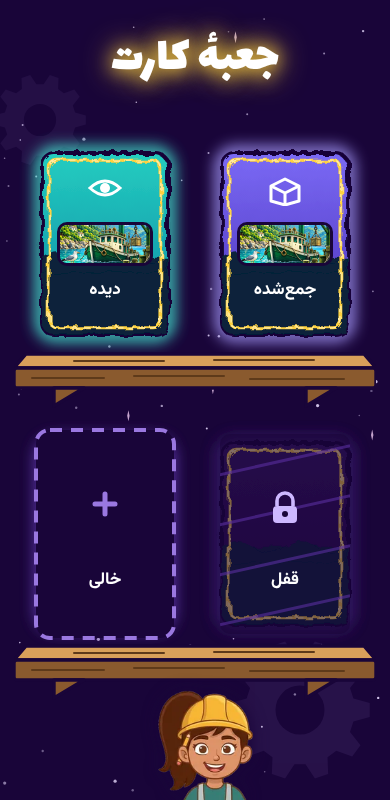
#> input picture design/mockups/20261008/flow-demo/v4/style/shots/r8_card-night_vshelf.png, 390 x 800 px, given in place of r10_map_y1900.png, which was not available; the run also reads 1 picture not shown here
$ python compare_r2.py
#> lines starting #> are read from the running program, lines starting #| are printed output that depends on the picture; pictures that were not available may be replaced by others from this repository, and a replacement may not be noted
#!/usr/bin/env python3
"""عکس مقایسهٔ «v4 | جدید» -> shots/compare_palette_v4_vs_r2.png (ستون‌ها ۳۹۰px). برچسب‌ها فقط ابزار بازبینی‌اند، نه متن بازی."""
import json, os, base64, re
from playwright.sync_api import sync_playwright
from PIL import Image
H = os.path.dirname(os.path.abspath(__file__)); S = os.path.join(H, 'shots'); V4 = os.path.abspath(os.path.join(H, '../../../../v4/style/shots'))
X = json.load(open(os.path.join(H, 'zone_tokens_v4.json'))); T = json.load(open(os.path.join(H, 'zone_tokens.json')))
#> (reads design/mockups/20261008/flow-demo/v5/team/assets_r2/light/zone_tokens_v4.json from the repository)
#> (reads design/mockups/20261008/flow-demo/v5/team/assets_r2/light/zone_tokens.json from the repository)
# برش‌های زمین v4 (۳۹۰×۱۳۰)
crops = [('r10_map_y1900', (0, 560, 390, 690)), ('r10_map_y1450', (0, 60, 390, 190)), ('r11_map_y0', (0, 670, 390, 800)), ('r11_map_y0', (0, 300, 390, 430))]
im = Image.new('RGB', (390, 520))
#> im: PIL image 390x520 RGB; every value is 0
for i, (f, b) in enumerate(crops): im.paste(Image.open(os.path.join(V4, f + '.png')).convert('RGB').crop(b), (0, i * 130))
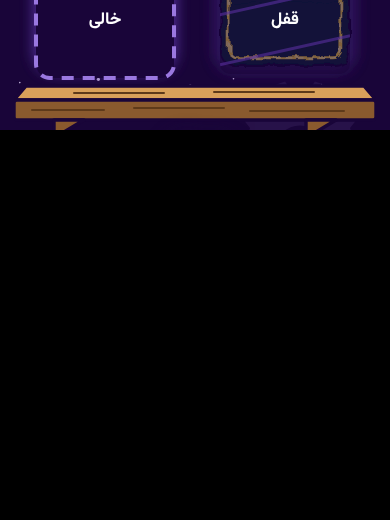
#> im: PIL image 390x520 RGB; mean R, G, B 14, 8, 15.9
#> pass 2 of the loop `for i, (f, b) in enumerate(crops): im.paste(Image.open(os.path.join(V4..`:
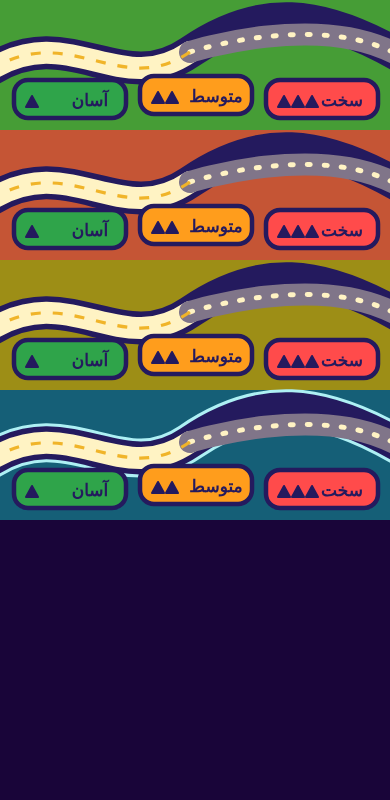
#> input picture design/mockups/20261008/flow-demo/v5/team/assets_r2/light/shots/samples_390x800.png, 390 x 800 px, given in place of r10_map_y1450.png, which was not available
#> `for i, (f, b) in enumerate(crops): im.paste(Image.open(os.path.join(V4..`:
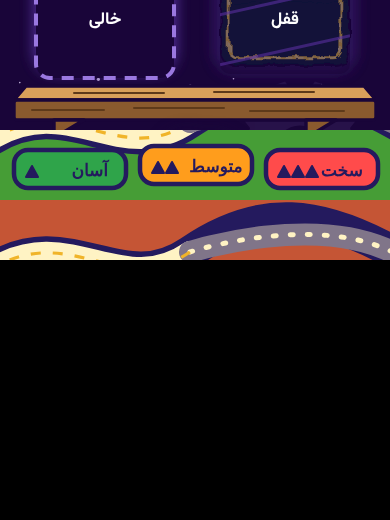
#> im: PIL image 390x520 RGB; mean R, G, B 47.9, 36.1, 36.3
im.save(os.path.join(S, '_v4_zones.png'))
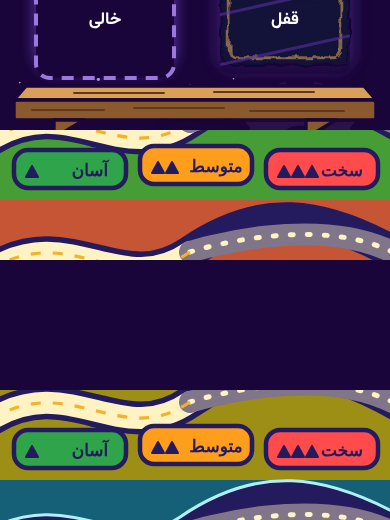
#> saved as _v4_zones.png: PIL image 390x520 RGB; mean R, G, B 84, 66.5, 72.7
Image.open(os.path.join(S,'samples_390x800.png')).crop((0,0,390,520)).save(os.path.join(S,'_new_zones.png'))
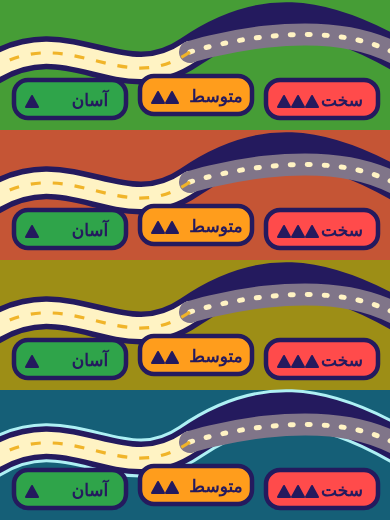
#> saved as _new_zones.png: PIL image 390x520 RGB; mean R, G, B 124.4, 114.6, 86.4
Image.open(os.path.join(S,'scene_390x800_full.png')).crop((0,0,390,1135)).save(os.path.join(S,'_new_light.png'))
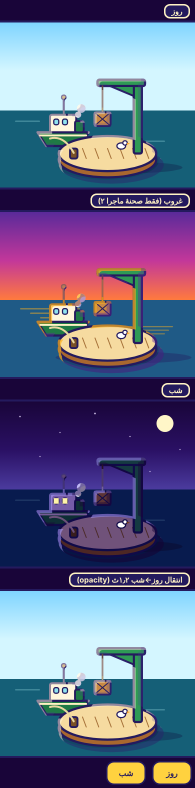
#> input picture design/mockups/20261008/flow-demo/v5/team/assets_r2/light/shots/scene_390x800_full.png, 390 x 1576 px (shown at 1/2 size)
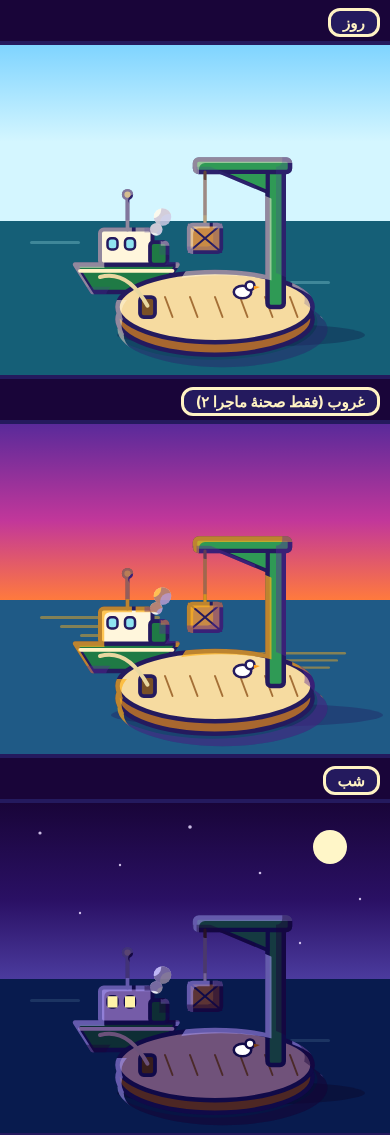
#> saved as _new_light.png: PIL image 390x1135 RGB; mean R, G, B 92.8, 88.9, 129.9
def uri(p): return 'file://' + p
sw = lambda name, h, ch=False: '<div class="sw%s"><i style="background:%s"></i><b>%s</b><u>%s</u></div>' % (' ch' if ch else '', h, name, h)
items = [('ورزشگاه', 'ground.sports', T['zones']['sports']['base']), ('فضا', 'ground.space', T['zones']['space']['base']), ('مزرعه', 'ground.farm', T['zones']['farm']['base']), ('شهر/آب', 'ground.city', T['zones']['city']['base']),
         ('یخ', 'ground.ice', T['ground']['ice']), ('شن', 'ground.sand', T['ground']['sand']), ('مسیر کرم', 'path.done_seen', T['path']['cream']), ('مسیر مانده', 'path.rest_seen', T['path']['rest']),
         ('خط دور', 'path.outline', T['path']['outline']), ('چیپ', 'ui.chip_seen', T['ui']['chip']), ('چیپ فعال', 'ui.chip_on_seen', T['ui']['chip_on']), ('کارت بالا', 'card.front_top', T['card']['front_top']),
         ('صفحهٔ متن', 'card.plate', T['card']['plate']), ('دکمهٔ فیروزه‌ای', 'card.pill_cyan', T['card']['pill_cyan']), ('دکمهٔ صورتی', 'card.pill_pink', T['card']['pill_pink']), ('طلایی', 'card.pill_gold', T['card']['pill_gold'])]
left = ''.join(sw(n, X[k]['hex']) for n, k, _ in items)
right = ''.join(sw(n, new, X[k]['hex'].lower() != new.lower() and k not in ('ground.sports', 'ground.space', 'ground.farm', 'ground.city', 'ui.chip_seen', 'ui.chip_on_seen', 'path.done_seen', 'card.front_top', 'card.plate')) for n, k, new in items)
right += sw('قرص آسان', T['hardness']['easy']['hex'], True) + sw('قرص متوسط', T['hardness']['mid']['hex'], True) + sw('قرص سخت', T['hardness']['hard']['hex'], True) + sw('کف آب شهر', T['path']['city_foam'], True)
left += '<div class="sw"><i style="background:repeating-linear-gradient(45deg,#ccc,#ccc 4px,#eee 4px,#eee 8px)"></i><b>(v4 نداشت)</b><u>-</u></div>' * 4
css = '''*{box-sizing:border-box;margin:0}body{width:800px;background:#190539;color:#fff3c4;font:700 13px Vazirmatn,system-ui;padding:8px;direction:rtl}
.cols{display:grid;grid-template-columns:390px 390px;gap:10px;direction:ltr}h2{font-size:16px;margin:8px 0 4px;color:#ffd23f}h3{font-size:15px;background:#241a5e;border:3px solid #fff3c4;border-radius:10px;padding:2px 10px;margin-bottom:4px;text-align:center}
.g{display:grid;grid-template-columns:repeat(4,1fr);gap:5px}.sw{background:#241a5e;border-radius:6px;padding:3px;text-align:center;font-size:11px;line-height:1.2}.sw i{display:block;height:28px;border-radius:4px;border:1.5px solid #fff3c4}.sw b,.sw u{display:block;text-decoration:none;font-weight:400}
.sw.ch{outline:3px solid #ff4b4b}img{display:block;width:390px}'''
sc = 'file://' + H + '/scene_demo.html'
html = '''<!doctype html><html><head><meta charset=utf-8><style>%s</style></head><body>
<div class="cols"><h3>v4 (دیده‌شده در عکس‌ها)</h3><h3>جدید r2 (کادر قرمز = تغییر/افزوده)</h3></div>
<div class="cols"><div class="g">%s</div><div class="g">%s</div></div>
<h2>زمین + مسیر + قرص سختی</h2>
<div class="cols"><img src="%s"><img src="%s"></div>
<h2>نور: v4 (روز / غروب multiply / شب) | جدید (روز / غروب لبه+سایه / شب)</h2>
<div class="cols"><img src="%s"><img id="sc" src="%s"></div></body></html>''' % (css, left, right, uri(os.path.join(S, '_v4_zones.png')), uri(os.path.join(S, '_new_zones.png')), uri(os.path.join(V4, 'r11_transition.png')), uri(os.path.join(S, '_new_light.png')))
open(os.path.join(S, '_compare.html'), 'w').write(html)
#> (the run stopped early here; a loop or call above may not have finished)
